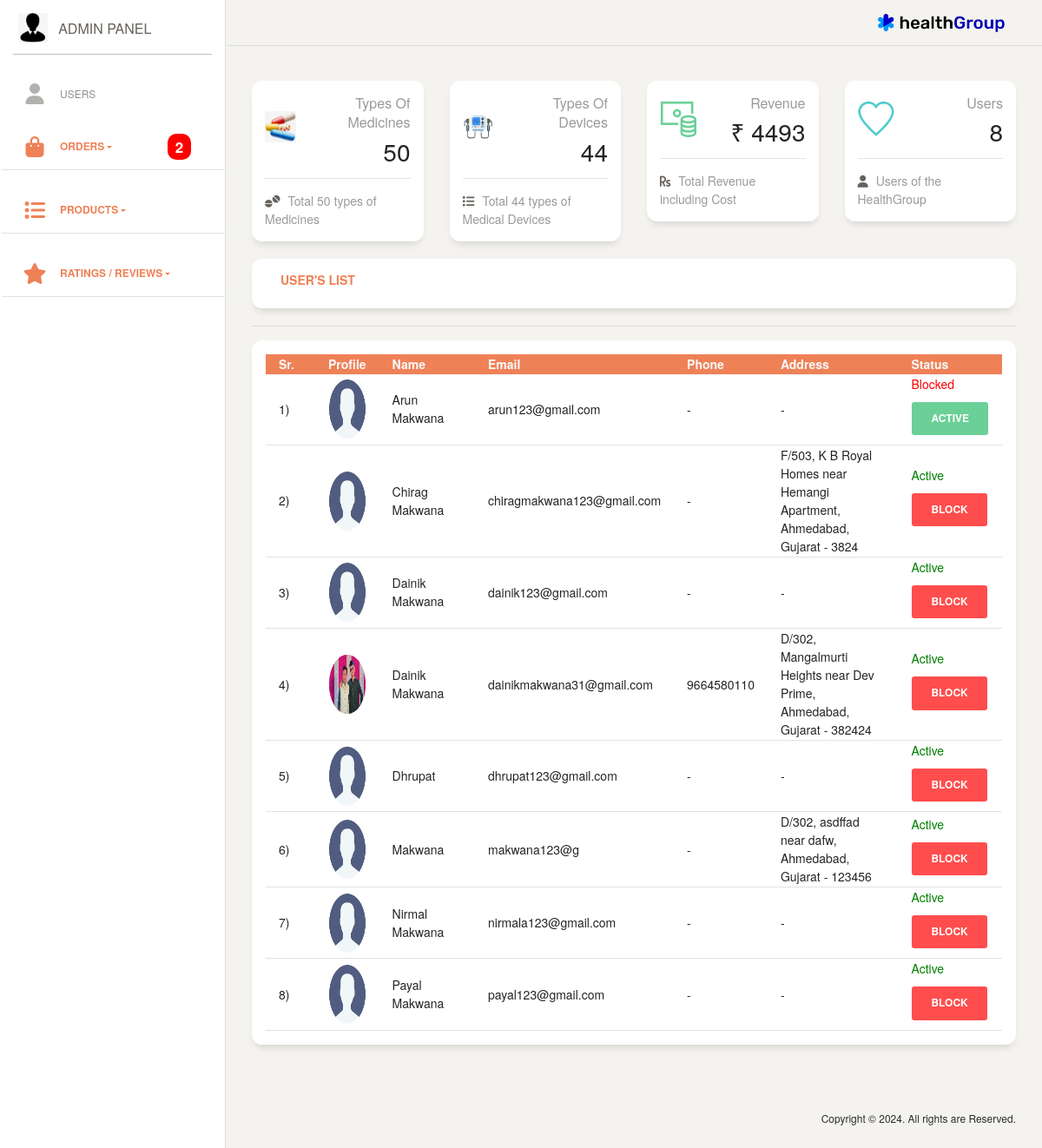
Page /admin_panel/index.php on the committed database.
### tables this page shows
CREATE TABLE `user_login_data` (
  `profile_img` varchar(100) DEFAULT NULL,
  `name` varchar(30) NOT NULL,
  `gender` varchar(7) DEFAULT NULL,
  `age` int(3) DEFAULT NULL,
  `email` varchar(50) NOT NULL,
  `pass` varchar(20) NOT NULL,
  `phone` bigint(10) DEFAULT NULL,
  `address` varchar(2000) DEFAULT NULL,
  `status` varchar(7) NOT NULL,
  `otp_limit` bigint(12) DEFAULT NULL
);

### admin_panel/index.php (the view, shortened to what this page needs)
<!DOCTYPE html>
<html lang="en">
<head>
  <?php include("C:/xampp/htdocs/php/medicine_website/admin_panel/links.php"); ?>
</head>
<body class="">
  <div class="wrapper ">
    <?php include("C:/xampp/htdocs/php/medicine_website/admin_panel/sidenav.php"); ?>
    <div class="main-panel">
      <?php include("C:/xampp/htdocs/php/medicine_website/admin_panel/header/header.php"); ?>
      <div class="content">
        <div class="row">
          <div class="col-lg-3 col-md-6 col-sm-6">
            <div class="card card-stats">
              <div class="card-body ">
                <div class="row">
                  <div class="col-5 col-md-4">
                    <div class="icon-big text-center icon-warning">
                      <img src="http://localhost/php/medicine_website/admin_panel/medicines.jpg" alt="">
                    </div>
                  </div>
                  <div class="col-7 col-md-8">
                    <div class="numbers">
                      <p class="card-category">Types of Medicines</p>
                      <?php
                      $med = $conn->prepare("SELECT * FROM `products` WHERE `status`='medicine'");
                      $med->execute();
                      $med = $med->fetchAll();
                      $total = 0;
                      foreach ($med as $m) {
                        $total++;
                      }
                      ?>
                      <p class="card-title"><?php echo $total; ?>
                    </div>
                  </div>
                </div>
              </div>
              <div class="card-footer ">
                <hr>
                <div class="stats">
                  <i class="fa-solid fa-tablets"></i>
                  Total <?php echo $total; ?> types of Medicines
                </div>
              </div>
            </div>
          </div>
          <div class="col-lg-3 col-md-6 col-sm-6">
            <div class="card card-stats">
              <div class="card-body ">
                <div class="row">
                  <div class="col-5 col-md-4">
                    <div class="icon-big text-center icon-warning">
                      <img src="http://localhost/php/medicine_website/admin_panel/device.png" alt="">
                    </div>
                  </div>
                  <div class="col-7 col-md-8">
                    <div class="numbers">
                      <p class="card-category">Types of Devices</p>
                      <?php
                      $dev = $conn->prepare("SELECT * FROM `products` WHERE `status`='device'");
                      $dev->execute();
                      $dev = $dev->fetchAll();
                      $total = 0;
                      foreach ($dev as $d) {
                        $total++;
                      }
                      ?>
                      <p class="card-title"><?php echo $total; ?>
                    </div>
                  </div>
                </div>
              </div>
              <div class="card-footer ">
                <hr>
                <div class="stats">
                  <i class="fa-solid fa-list"></i>
                  Total <?php echo $total; ?> types of Medical Devices
                </div>
              </div>
            </div>
          </div>
          <div class="col-lg-3 col-md-6 col-sm-6">
            <div class="card card-stats">
              <div class="card-body ">
                <div class="row">
                  <div class="col-5 col-md-4">
                    <div class="icon-big text-center icon-warning">
                      <i class="nc-icon nc-money-coins text-success"></i>
                    </div>
                  </div>
                  <div class="col-7 col-md-8">
                    <div class="numbers">
                      <p class="card-category">Revenue</p>
                      <?php
                      $orders = $conn->prepare("SELECT * FROM `orders` WHERE `status`='Shipped'");
                      $orders->execute();
                      $orders = $orders->fetchAll();
                      $total = 0;
                      foreach ($orders as $o) {
                        $total += $o["total_price"];
                      }
                      ?>
                      <p class="card-title">&#8377; <?php echo $total; ?>
                    </div>
                  </div>
                </div>
              </div>
              <div class="card-footer ">
                <hr>
                <div class="stats">
                  <i class="fa-solid fa-rupee"></i>
                  Total Revenue including Cost
                </div>
              </div>
            </div>
          </div>
          <div class="col-lg-3 col-md-6 col-sm-6">
            <div class="card card-stats">
              <div class="card-body ">
                <div class="row">
                  <div class="col-5 col-md-4">
                    <div class="icon-big text-center icon-warning">
                      <i class="nc-icon nc-favourite-28 text-primary"></i>
                    </div>
                  </div>
                  <div class="col-7 col-md-8">
                    <div class="numbers">
                      <p class="card-category">Users</p>
                      <?php
                      $users = $conn->prepare("SELECT * FROM `user_login_data`");
                      $users->execute();
                      $users = $users->fetchAll();
                      $total = 0;
                      foreach ($users as $u) {
                        $total++;
                      }
                      ?>
                      <p class="card-title"><?php echo $total; ?>
                    </div>
                  </div>
                </div>
              </div>
              <div class="card-footer ">
                <hr>
                <div class="stats">
                  <i class="fa-solid fa-user"></i>
                  Users of the HealthGroup
                </div>
              </div>
            </div>
          </div>
        </div>
        <div class="card">
          <div class="row">
            <h6 class="mx-5 py-3 text-danger">User's List</h6>
          </div>
        </div>
        <hr />
        <div class="card p-3">
          <table class="user-list">
            <thead class="bg-danger text-light">
              <tr>
                <th class="col-md-1">Sr.</th>
                <th class="col-md-1">Profile</th>
                <th class="col-md-2">Name</th>
                <th class="col-md-3">Email</th>
                <th class="col-md-1">Phone</th>
                <th class="col-md-3">Address</th>
                <th class="col-md-1">Status</th>
              </tr>
            </thead>
            <tbody>
              <?php
              $sel_user = $conn->prepare("SELECT * FROM `user_login_data`");
              $sel_user->execute();
              $sel_user = $sel_user->fetchAll();
              $i = 1;
              foreach ($sel_user as $r_user) { ?>
                <tr class="border-bottom">
                  <td class="col-md-1"><?php echo $i . ")"; ?></td>
                  <td class="col-md-1">
                    <?php
                    if ($r_user["profile_img"] != null) { ?>
                      <img class="profile-img" src="http://localhost/php/medicine_website/user_panel/profile/profile_imgs/<?php echo $r_user["profile_img"]; ?>" />
                    <?php } else { ?>
                      <img class="profile-img" src="http://localhost/php/medicine_website/user_panel/profile/user.png" />
                    <?php } ?>
                  </td>
                  <td class="col-md-2"><?php echo $r_user["name"]; ?></td>
                  <td class="col-md-3"><?php echo $r_user["email"]; ?></td>
                  <td class="col-md-1"><?php if ($r_user["phone"] != 0) {
                                          echo $r_user["phone"];
                                        } else {
                                          echo "-";
                                        } ?></td>
                  <td class="col-md-3">
                    <?php
                    if ($r_user["address"] != null && unserialize($r_user["address"])["suite"] != null) {
                      $address = unserialize($r_user["address"])["house_no"] . ", " . unserialize($r_user["address"])["street"] . " near " . unserialize($r_user["address"])["suite"] . ", " . unserialize($r_user["address"])["city"] . ", " . unserialize($r_user["address"])["state"] . " - " . unserialize($r_user["address"])["pincode"];
                    } else if ($r_user["address"] != null) {
                      $address = unserialize($r_user["address"])["house_no"] . ", " . unserialize($r_user["address"])["street"] . ", " . unserialize($r_user["address"])["city"] . ", " . unserialize($r_user["address"])["state"] . " - " . unserialize($r_user["address"])["pincode"];
                    } else {
                      $address = "-";
                    }
                    echo $address; ?></td>
                  <?php if ($r_user["status"] == "Active") { ?>
                    <td class="col-md-1 fw-bolder" style="color: green;"><?php echo $r_user["status"]; ?>&emsp;
                      <button class="btn block-user" style="background-color: #ff4d4d;" value="<?php echo $r_user["email"]; ?>">Block</button>
                    </td>
                  <?php } else { ?>
                    <td class="col-md-1 fw-bolder" style="color: red;"><?php echo $r_user["status"]; ?>&emsp;
                      <button class="btn btn-success active-user" value="<?php echo $r_user["email"]; ?>">Active</button>
                    </td>
                  <?php } ?>
                </tr>
              <?php $i++;
              } ?>
            </tbody>
          </table>
        </div>
      </div>
      <footer class="footer footer-black  footer-white ">
        <?php include("C:/xampp/htdocs/php/medicine_website/admin_panel/footer/footer.php"); ?>
      </footer>
    </div>
  </div>
</body>
</html>

### admin_panel/links.php (shortened to what this page needs)
<link rel="stylesheet" href="https://cdnjs.cloudflare.com/ajax/libs/font-awesome/6.7.2/css/all.min.css" />
<link href="http://localhost/php/medicine_website/admin_panel/assets/css/bootstrap.min.css" rel="stylesheet" />
<link href="http://localhost/php/medicine_website/admin_panel/assets/css/paper-dashboard.css?v=2.0.1" rel="stylesheet" />
<link rel="stylesheet" href="https://cdn.datatables.net/2.0.8/css/dataTables.dataTables.min.css">
<link rel="stylesheet" href="https://cdn.datatables.net/buttons/3.0.2/css/buttons.dataTables.min.css">

### admin_panel/sidenav.php (shortened to what this page needs)
<div class="sidebar" data-color="white" data-active-color="danger">
    <div class="logo">
        <a class="simple-text logo-mini">
            <div class="logo-image-big">
                <img src="http://localhost/php/medicine_website/admin_panel/admin.png" type="image/x-icon" />
            </div>
        </a>
        <a class="simple-text logo-normal">
            Admin Panel
        </a>
    </div>
    <div class="sidebar-wrapper">
        <ul class="nav">
            <li>
                <a href="http://localhost/php/medicine_website/admin_panel/index.php">
                    <i class="fa-solid fa-user"></i>
                    <p>Users</p>
                </a>
            </li>
            <?php
            $orders = $conn->prepare("SELECT * FROM `orders` WHERE `status`='Processing'");
            $orders->execute();
            $orders = $orders->fetchAll();
            $total = 0;
            foreach ($orders as $o) {
                $total++;
            }
            ?>
            <div class="btn-group">
                <button class="btn text-danger dropdown-toggle border-bottom" data-bs-toggle="dropdown" aria-expanded="false">
                    <i class="fa-solid fa-shopping-bag text-danger"></i>
                    Orders <?php echo ($total > 0) ? "<span>$total</span>" : ""; ?>
                </button>
            </div>
            <div class="btn-group">
                <button class="btn text-danger dropdown-toggle border-bottom" data-bs-toggle="dropdown" aria-expanded="false">
                    <i class="fa-solid fa-list text-danger"></i>
                    Products
                </button>
            </div>
            <div class="btn-group">
                <button type="button" class="btn text-danger dropdown-toggle border-bottom" data-bs-toggle="dropdown" aria-expanded="false">
                    <i class="fa-solid fa-star text-danger"></i>
                    Ratings / Reviews
                </button>
            </div>
        </ul>
    </div>
</div>

### admin_panel/header/header.php
<nav class="navbar navbar-expand-lg navbar-absolute fixed-top navbar-transparent">
    <div class="container-fluid">
        <div class="collapse navbar-collapse justify-content-end" id="navigation">
            <img style="width: 19%;" src="http://localhost/php/medicine_website/logo1.png" alt="">
        </div>
    </div>
</nav>

### admin_panel/footer/footer.php
<div class="container-fluid">
    <div class="row">
        <div class="credits ml-auto">
            <span class="copyright">Copyright © 2024. All rights are Reserved.</span>
        </div>
    </div>
</div>

### admin_panel/index.php (style rules this page uses)
.profile-img { display: block; width: 70px; height: 70px; padding: 2%; margin: auto; border-radius: 50%; filter: contrast(110%); }

### admin_panel/sidenav.php (style rules this page uses)
img { mix-blend-mode: multiply !important; }
.btn-group { width: 100% !important; height: 100% !important; }
.btn-group button { position: relative; }
.btn-group span { position: absolute; right: 15%; font-size: 17px; padding: 2.5% 3.5%; color: white; background-color: red; margin-left: 2%; border-radius: 10px; }
.dropdown-toggle { display: flex !important; align-items: center !important; background-color: transparent !important; }

### rows in the picture
user_login_data: name "Arun Makwana", email "arun123@gmail.com", address "-", status "Blocked"
user_login_data: name "Chirag Makwana", email "chiragmakwana123@gmail.com", address "F/503, K B Royal Homes near Hemangi Apartment, Ahmedabad, Gujarat - 3824", status "Active"
user_login_data: name "Dainik Makwana", email "dainik123@gmail.com", address "-", status "Active"
user_login_data: profile_img (picture), name "Dainik Makwana", email "dainikmakwana31@gmail.com", phone "9664580110", address "D/302, Mangalmurti Heights near Dev Prime, Ahmedabad, Gujarat - 382424", status "Active"
user_login_data: name "Dhrupat", email "dhrupat123@gmail.com", address "-", status "Active"
user_login_data: name "Makwana", email "makwana123@g", address "D/302, asdffad near dafw, Ahmedabad, Gujarat - 123456", status "Active"
user_login_data: name "Nirmal Makwana", email "nirmala123@gmail.com", address "-", status "Active"
user_login_data: name "Payal Makwana", email "payal123@gmail.com", address "-", status "Active"

### other values in the picture
$total "2"
$total "50"
$total "44"
$total "4493"
$total "8"
